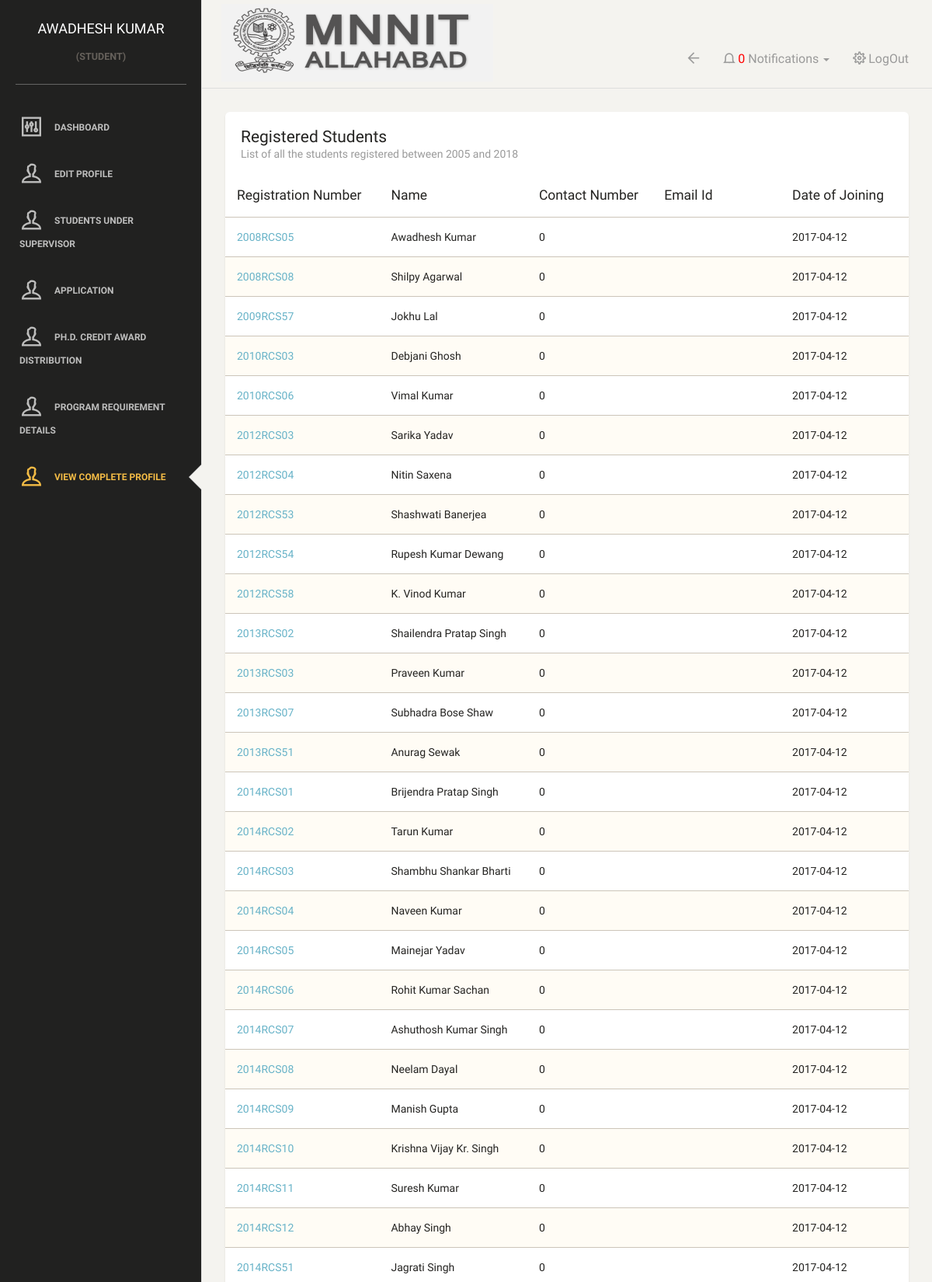
Page /viewStudents.php?from_year=2005&to_year=2018 (signed in, upper part) on the committed database.
### tables this page shows
CREATE TABLE `studentmaster` (
  `reg_no` varchar(10) NOT NULL,
  `password` varchar(50) NOT NULL,
  `photo_path` varchar(50) NOT NULL,
  `category` varchar(10) NOT NULL,
  `program` varchar(20) NOT NULL,
  `name` varchar(50) NOT NULL,
  `father_name` varchar(50) NOT NULL,
  `address` varchar(100) NOT NULL,
  `contact_no` decimal(15,0) NOT NULL,
  `mail_id` varchar(30) NOT NULL,
  `hostel` varchar(50) NOT NULL,
  `gender` varchar(20) NOT NULL,
  `highest_qualification` varchar(100) NOT NULL,
  `nationality` varchar(25) NOT NULL,
  `admission_category_code` varchar(10) NOT NULL,
  `stipendiary` tinyint(1) NOT NULL,
  `program_type` varchar(25) NOT NULL,
  `program_category` varchar(25) NOT NULL,
  `dept_id` int(2) NOT NULL,
  `year_of_joining` varchar(20) NOT NULL
);

CREATE TABLE `studentregistration` (
  `reg_no` varchar(10) NOT NULL,
  `sem_no` decimal(2,0) NOT NULL,
  `sem_type` tinyint(1) NOT NULL,
  `registration_by` varchar(50) NOT NULL,
  `date_of_reg` date NOT NULL,
  `remarks` text NOT NULL,
  `total_credits_registered` decimal(3,0) NOT NULL
);

### includes/preProcess.php (called while the page is built, shortened)
<?php
if(!isset($_SESSION['reg_no']))
{
    header("location: ./");
}
else
    $reg_no = $_SESSION['reg_no'];
include("connect.php");
$is_admin = 0;
if(isset($_SESSION['is_admin']) && $_SESSION['is_admin'] == 1)
{
    $is_admin = 1;
    $name = "ADMIN";
    $url =  "//{$_SERVER['HTTP_HOST']}{$_SERVER['REQUEST_URI']}";
    $user['name'] = "ADMIN";
    $escaped_url = htmlspecialchars( $url, ENT_QUOTES, 'UTF-8' );
}else if(! strcmp($_SESSION['role'], "student"))
{
    $query = "SELECT * FROM studentmaster WHERE reg_no='$reg_no'";
    $results = mysqli_query($connection, $query);
    $user = mysqli_fetch_array($results);
    if(empty($user['photo_path']))
    {
        $user['photo_path']='./images/default.jpg';
    }
}
?>

### viewStudents.php (the view, shortened to what this page needs)
<?php
    include("./includes/preProcess.php");
    $from_year = mysqli_real_escape_string($connection, $_GET['from_year']);
    $to_year = mysqli_real_escape_string($connection, $_GET['to_year']);
?>
<!doctype html>
<html lang="en">
<head>
    <link href="assets/css/bootstrap.min.css" rel="stylesheet" />
    <link href="assets/css/animate.min.css" rel="stylesheet"/>
    <link href="assets/css/paper-dashboard.css" rel="stylesheet"/>
    <link href="http://maxcdn.bootstrapcdn.com/font-awesome/latest/css/font-awesome.min.css" rel="stylesheet">
    <link href="assets/css/themify-icons.css" rel="stylesheet">
    <link href="./css/myCss.css" rel="stylesheet">
</head>
<body>
<div class="wrapper">
	<div class="sidebar" data-background-color="black" data-active-color="warning">
    	<div class="sidebar-wrapper">
            <div class="logo">
                <?php include('./includes/topleft.php') ?>
            </div>
            <?php
                include("./includes/sideNav.php");
            ?>
    	</div>
    </div>
    <div class="main-panel">
		<nav class="navbar navbar-default">
            <div class="container-fluid">
                <div class="navbar-header">
                    <?php include('./includes/logo.php'); ?>
                </div>
                <div class="collapse navbar-collapse">
                    <?php include("./includes/topright.php") ?>
                </div>
            </div>
        </nav>
        <div class="content">
            <div class="container-fluid">
                <div class="row">
                    <div class="col-md-12">
                        <div class="card">
                            <div class="header">
                                <h4 class="title">Registered Students</h4>
                                <p class="category">List of all the students registered between <?php echo $from_year." and ".$to_year ?></p>
                            </div>
                            <div class="content table-responsive table-full-width">
                                <table class="table table-striped">
                                    <?php
                                            $query = "select * from (select *, min(date_of_reg) as date_of_joining from studentregistration natural join studentmaster group by reg_no) as stu where year(date_of_joining) >= '$from_year' AND year(date_of_joining) <= '$to_year'";
                                            $allStudents = mysqli_query($connection, $query);
                                    ?>
                                    <thead>
                                        <th>Registration Number</th>
                                    	<th>Name</th>
                                    	<th>Contact Number</th>
                                    	<th>Email Id</th>
                                        <th>Date of Joining</th>
                                    </thead>
                                    <tbody>
                                            <?php
                                            while( $thisStudent = mysqli_fetch_array($allStudents) )
                                            {
                                        ?>
                                                <tr>
                                                    <td>
                                                        <a href="./viewStudent.php?qwStudent=<?php echo $thisStudent['reg_no'] ?>">
                                                        <?php echo $thisStudent['reg_no'] ?>
                                                        </a>
                                                    </td>
                                                    <td>
                                                        <?php echo $thisStudent['name'] ?>
                                                    </td>
                                                    <td>
                                                        <?php echo $thisStudent['contact_no'] ?>
                                                    </td>
                                                    <td>
                                                    </td>
                                                    <td>
                                                        <?php echo $thisStudent['date_of_joining'] ?>
                                                    </td>
                                                </tr>
                                        <?php
                                            }
                                        ?>
                                    </tbody>
                                </table>
                            </div>
                        </div>
                    </div>
                </div>
            </div>
        </div>
    </div>
</div>
</body>
</html>

### includes/topleft.php
<a href="./dashboard.php" class="simple-text">
                <?php echo $user['name'] ?>
            </a>
            <?php if ($is_admin == 1)
            {
            ?>
            <center><h6>(admin)</h6></center>
            <?php
             } else {
             ?>
             <center><h6>(<?php echo $_SESSION['role']; ?>)</h6></center>
             <?php
             }
             ?>

### rows in the picture
studentmaster: name "AWADHESH KUMAR"
studentregistration: reg_no "2008RCS05", name "Awadhesh Kumar", contact_no "0", date_of_joining "2017-04-12"
studentregistration: reg_no "2008RCS08", name "Shilpy Agarwal", contact_no "0", date_of_joining "2017-04-12"
studentregistration: reg_no "2009RCS57", name "Jokhu Lal", contact_no "0", date_of_joining "2017-04-12"
studentregistration: reg_no "2010RCS03", name "Debjani Ghosh", contact_no "0", date_of_joining "2017-04-12"
studentregistration: reg_no "2010RCS06", name "Vimal Kumar", contact_no "0", date_of_joining "2017-04-12"
studentregistration: reg_no "2012RCS03", name "Sarika Yadav", contact_no "0", date_of_joining "2017-04-12"
studentregistration: reg_no "2012RCS04", name "Nitin Saxena", contact_no "0", date_of_joining "2017-04-12"
studentregistration: reg_no "2012RCS53", name "Shashwati Banerjea", contact_no "0", date_of_joining "2017-04-12"
studentregistration: reg_no "2012RCS54", name "Rupesh Kumar Dewang", contact_no "0", date_of_joining "2017-04-12"
studentregistration: reg_no "2012RCS58", name "K. Vinod Kumar", contact_no "0", date_of_joining "2017-04-12"
studentregistration: reg_no "2013RCS02", name "Shailendra Pratap Singh", contact_no "0", date_of_joining "2017-04-12"
studentregistration: reg_no "2013RCS03", name "Praveen Kumar", contact_no "0", date_of_joining "2017-04-12"
studentregistration: reg_no "2013RCS07", name "Subhadra Bose Shaw", contact_no "0", date_of_joining "2017-04-12"
studentregistration: reg_no "2013RCS51", name "Anurag Sewak", contact_no "0", date_of_joining "2017-04-12"
studentregistration: reg_no "2014RCS01", name "Brijendra Pratap Singh", contact_no "0", date_of_joining "2017-04-12"
studentregistration: reg_no "2014RCS02", name "Tarun Kumar", contact_no "0", date_of_joining "2017-04-12"
studentregistration: reg_no "2014RCS03", name "Shambhu Shankar Bharti", contact_no "0", date_of_joining "2017-04-12"
studentregistration: reg_no "2014RCS04", name "Naveen Kumar", contact_no "0", date_of_joining "2017-04-12"
studentregistration: reg_no "2014RCS05", name "Mainejar Yadav", contact_no "0", date_of_joining "2017-04-12"
studentregistration: reg_no "2014RCS06", name "Rohit Kumar Sachan", contact_no "0", date_of_joining "2017-04-12"
studentregistration: reg_no "2014RCS07", name "Ashuthosh Kumar Singh", contact_no "0", date_of_joining "2017-04-12"
studentregistration: reg_no "2014RCS08", name "Neelam Dayal", contact_no "0", date_of_joining "2017-04-12"
studentregistration: reg_no "2014RCS09", name "Manish Gupta", contact_no "0", date_of_joining "2017-04-12"
studentregistration: reg_no "2014RCS10", name "Krishna Vijay Kr. Singh", contact_no "0", date_of_joining "2017-04-12"
studentregistration: reg_no "2014RCS11", name "Suresh Kumar", contact_no "0", date_of_joining "2017-04-12"
studentregistration: reg_no "2014RCS12", name "Abhay Singh", contact_no "0", date_of_joining "2017-04-12"
studentregistration: reg_no "2014RCS51", name "Jagrati Singh", contact_no "0", date_of_joining "2017-04-12"

### other values in the picture
$_SESSION['role'] "STUDENT"
$countNotifications "0"
$from_year "2005"
$to_year "2018"
